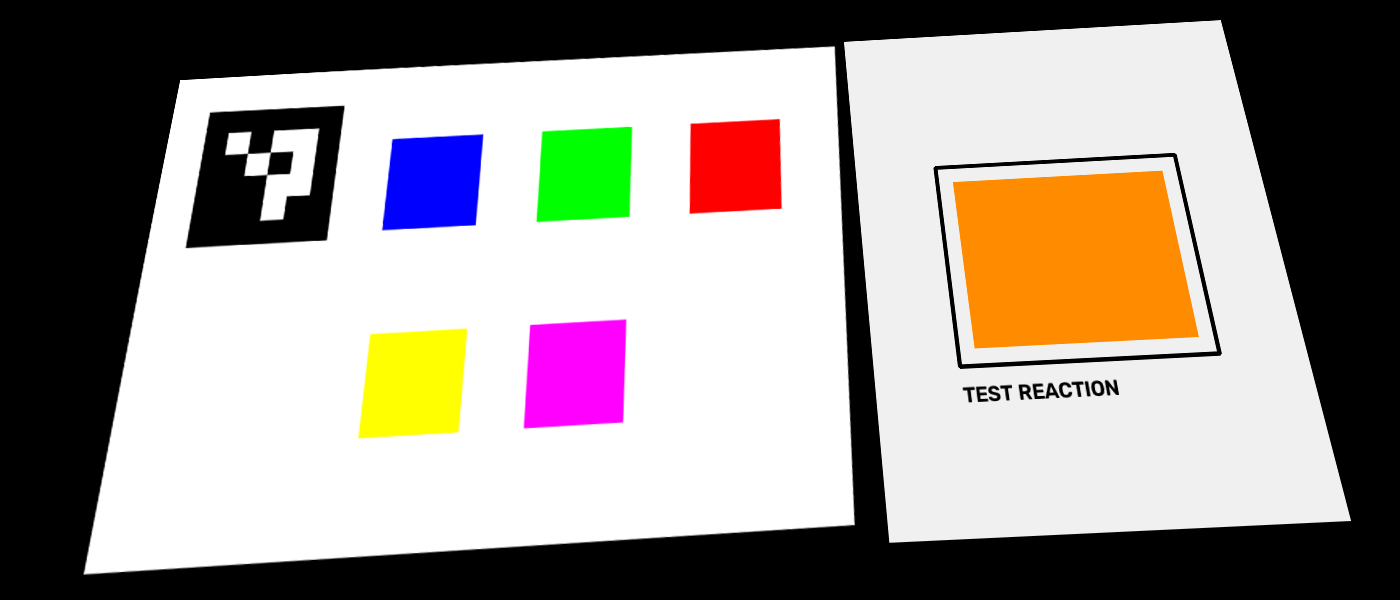
#> input picture distorted_3_strong.png, 1400 x 600 px, found by its file name
$ python test_reaction_normalize.py
#> lines starting #> are read from the running program, lines starting #| are printed output that depends on the picture; after the words box and inside, x2 and y2 are one past the last pixel; in counts of white or black regions, pixels touching at a corner belong together
### cv/reference_card.py
import cv2
import numpy as np


# --------------------------------------------------
# Configuration
# --------------------------------------------------

ARUCO_DICTIONARY = cv2.aruco.DICT_4X4_50

CANONICAL_WIDTH = 900
CANONICAL_HEIGHT = 600


# --------------------------------------------------
# ArUco marker detection
# --------------------------------------------------

def detect_marker(image):
    """
    Detect the ArUco marker used to locate the reference card.

    Returns:
        corners: detected marker corners
        ids: detected marker IDs
    """

    dictionary = cv2.aruco.getPredefinedDictionary(
        ARUCO_DICTIONARY
    )

    detector = cv2.aruco.ArucoDetector(dictionary)

    corners, ids, _ = detector.detectMarkers(image)

    return corners, ids


# --------------------------------------------------
# Perspective correction
# --------------------------------------------------

# [58 lines left out: functions create_canonical_card, process_reference_card, not called in this run]

### cv/reaction_container.py
import cv2
import numpy as np

from reference_card import detect_marker


def detect_reaction_container(image):

    # --------------------------------------------------
    # 1. Detect the ArUco marker
    # --------------------------------------------------

    marker_corners, marker_ids = detect_marker(image)

    marker_center = None

    if marker_ids is not None:

        marker_points = marker_corners[0][0]

        marker_center = np.mean(
            marker_points,
            axis=0
        )


    # --------------------------------------------------
    # 2. Convert image to binary
    # --------------------------------------------------

    gray = cv2.cvtColor(
        image,
        cv2.COLOR_BGR2GRAY
    )

    _, binary = cv2.threshold(
        gray,
        80,
        255,
        cv2.THRESH_BINARY_INV
    )


    # --------------------------------------------------
    # 3. Find contours + hierarchy
    # --------------------------------------------------

    contours, hierarchy = cv2.findContours(
        binary,
        cv2.RETR_TREE,
        cv2.CHAIN_APPROX_SIMPLE
    )

    if hierarchy is None:
        return None

    hierarchy = hierarchy[0]


    # --------------------------------------------------
    # 4. Print hierarchy for debugging
    # --------------------------------------------------

    print("\n--- CONTOUR HIERARCHY ---")

    for i, h in enumerate(hierarchy):

        print(
            f"Contour {i}: "
            f"next={h[0]}, "
            f"previous={h[1]}, "
            f"child={h[2]}, "
            f"parent={h[3]}"
        )


    # --------------------------------------------------
    # 5. Find quadrilateral candidates
    # --------------------------------------------------

    candidates = []

    image_height, image_width = image.shape[:2]

    image_area = image_height * image_width


    for index, contour in enumerate(contours):

        # ----------------------------------------------
        # Area
        # ----------------------------------------------

        area = cv2.contourArea(contour)

        if area < 20000:
            continue

        # Reject contours that are almost the
        # entire camera image.

        if area > image_area * 0.8:
            continue


        # ----------------------------------------------
        # Polygon approximation
        # ----------------------------------------------

        perimeter = cv2.arcLength(
            contour,
            True
        )

        polygon = cv2.approxPolyDP(
            contour,
            0.02 * perimeter,
            True
        )

        # We want a quadrilateral.

        if len(polygon) != 4:
            continue


        polygon = polygon.reshape(
            4,
            2
        )


        # ----------------------------------------------
        # Bounding box
        # ----------------------------------------------

        x, y, w, h = cv2.boundingRect(
            polygon
        )

        if w < 150 or h < 100:
            continue


        # ----------------------------------------------
        # Reject candidates touching image borders
        # ----------------------------------------------

        if x <= 2 or y <= 2:
            continue

        if x + w >= image_width - 2:
            continue

        if y + h >= image_height - 2:
            continue


        # ----------------------------------------------
        # Reject reference-card candidates
        #
        # If the candidate contains the ArUco marker,
        # it belongs to the reference-card region.
        # ----------------------------------------------

        if marker_center is not None:

            inside = cv2.pointPolygonTest(
                polygon.astype(np.float32),
                (
                    float(marker_center[0]),
                    float(marker_center[1])
                ),
                False
            )

            if inside >= 0:
                continue


        # ----------------------------------------------
        # Store candidate
        # ----------------------------------------------

        candidates.append(
            (
                area,
                polygon,
                index
            )
        )


    # --------------------------------------------------
    # 6. No candidates
    # --------------------------------------------------

    if not candidates:

        print("\n❌ No reaction candidates found.")

        return None


    # --------------------------------------------------
    # 7. Print candidates
    # --------------------------------------------------

    print("\n--- CANDIDATES ---")

    for i, candidate in enumerate(candidates):

        area, polygon, contour_index = candidate

        x, y, w, h = cv2.boundingRect(
            polygon
        )

        print(
            f"Candidate {i}: "
            f"contour={contour_index}, "
            f"area={area:.0f}, "
            f"bbox=({x},{y},{w},{h}), "
            f"corners={polygon.tolist()}"
        )


    # --------------------------------------------------
    # 8. Candidate scoring
    # --------------------------------------------------

    def candidate_score(candidate):

        area, polygon, contour_index = candidate

        x, y, w, h = cv2.boundingRect(
            polygon
        )

        # ----------------------------------------------
        # Size score
        # ----------------------------------------------

        area_ratio = area / image_area

        size_score = min(
            area_ratio / 0.15,
            1.0
        )


        # ----------------------------------------------
        # Edge-distance score
        # ----------------------------------------------

        edge_margin = min(
            x,
            y,
            image_width - (x + w),
            image_height - (y + h)
        )

        edge_score = min(
            edge_margin / 50.0,
            1.0
        )


        # ----------------------------------------------
        # Final score
        # ----------------------------------------------

        score = (
            size_score * 0.7
            +
            edge_score * 0.3
        )

        return score


    # --------------------------------------------------
    # 9. Select best candidate
    # --------------------------------------------------

    best = max(
        candidates,
        key=candidate_score
    )

    _, best_polygon, _ = best


    # --------------------------------------------------
    # 10. Return reaction container corners
    # --------------------------------------------------

    return best_polygon.astype(
        np.int32
    )

### cv/reaction_normalize.py
import cv2
import numpy as np


NORMALIZED_WIDTH = 400
NORMALIZED_HEIGHT = 500


def order_corners(points):

    points = np.asarray(
        points,
        dtype=np.float32
    )

    ordered = np.zeros(
        (4, 2),
        dtype=np.float32
    )

    sums = points.sum(axis=1)
    differences = np.diff(
        points,
        axis=1
    ).reshape(-1)

    # Top-left
    ordered[0] = points[np.argmin(sums)]

    # Top-right
    ordered[1] = points[np.argmin(differences)]

    # Bottom-right
    ordered[2] = points[np.argmax(sums)]

    # Bottom-left
    ordered[3] = points[np.argmax(differences)]

    return ordered


def normalize_reaction(
    image,
    reaction_corners
):

    source = order_corners(
        reaction_corners
    )

    destination = np.array(
        [
            [0, 0],
            [NORMALIZED_WIDTH - 1, 0],
            [NORMALIZED_WIDTH - 1, NORMALIZED_HEIGHT - 1],
            [0, NORMALIZED_HEIGHT - 1]
        ],
        dtype=np.float32
    )

    transform = cv2.getPerspectiveTransform(
        source,
        destination
    )

    normalized = cv2.warpPerspective(
        image,
        transform,
        (
            NORMALIZED_WIDTH,
            NORMALIZED_HEIGHT
        )
    )

    return normalized

### cv/test_reaction_normalize.py
import cv2

from reaction_container import detect_reaction_container
from reaction_normalize import normalize_reaction


image = cv2.imread(
    "distorted_3_strong.png"
)
#> image is the input picture: shape (600, 1400, 3); mean B, G, R 141.2, 147.3, 155.3

if image is None:
    raise FileNotFoundError(
        "Could not find distorted_2_tilted.png"
    )


corners = detect_reaction_container(
    image
)
#> in detect_marker, `corners, ids, _ = detector.detectMarkers(image)`: corners = ([[210, 112], [344, 106], [325, 240], [185, 247]],); ids = [0]
#> in detect_reaction_container, `marker_corners, marker_ids = detect_marker(image)`: marker_corners has the same summary as corners in detect_marker
#> in detect_reaction_container, `marker_points = marker_corners[0][0]`: marker_points = [[210, 112], [344, 106], [325, 240], [185, 247]]
#> in detect_reaction_container, `marker_center = np.mean( marker_points, axis=0 )`: marker_center = [266, 176.2]
#> in detect_reaction_container, `gray = cv2.cvtColor( image, cv2.COLOR_BGR2GRAY )`:
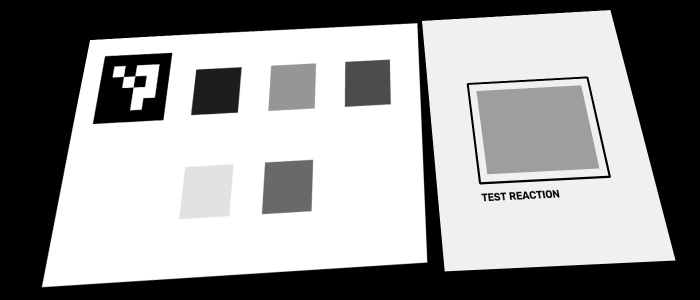
#> gray: shape (600, 1400) (shown at 1/2 size); min 0, max 255, mean 149
#> in detect_reaction_container, `_, binary = cv2.threshold( gray, 80, 255, cv2.THRESH_BINARY_INV )`:
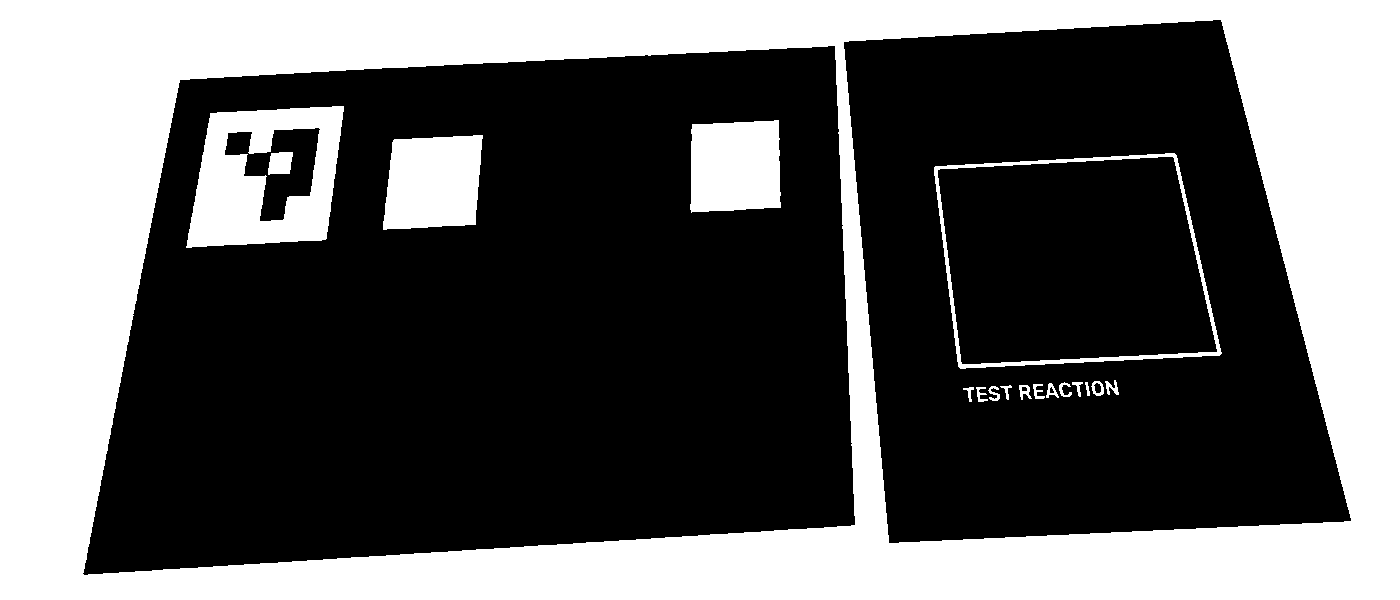
#> binary: shape (600, 1400); 37.6% white; 18 white regions
#> in detect_reaction_container, `contours, hierarchy = cv2.findContours( binary, cv2.RETR_TREE, cv2.CHA..`: contours = 25 contours; largest, box (x1, y1, x2, y2) and area: (0, 0, 1400, 600) 838001, (82, 45, 856, 576) 347436, (843, 19, 1352, 544) 213112, (934, 153, 1222, 369) 51348, (937, 156, 1218, 365) 48734
#> the loop in detect_reaction_container, `for i, h in enumerate(hierarchy): ` made 25 passes
#> h on passes 1 to 8: [-1, -1, 1, -1], [7, -1, 2, 0], [3, -1, -1, 1], [4, 2, -1, 1], [-1, 3, 5, 1], [-1, -1, 6, 4], [-1, -1, -1, 5], [-1, 1, 8, 0]
#> (printed output is left out)
#> the loop in detect_reaction_container, `for index, contour in enumerate(contours):` made 25 passes
#> (area, perimeter, polygon, x, y, w, h, inside) on passes 2, 8, 24, 25: (347436, 2489.5, [[835, 46], [854, 525], [82, 573], [180, 79]], 82, 46, 773, 528, 1), (213111.5, 1933.4, [[1220, 19], [1351, 520], [889, 543], [843, 42]], 843, 19, 509, 525, -1), (51348, 944.2, [[1176, 155], [935, 166], [958, 366], [1219, 355]], 935, 155, 285, 212, -1), (48734.5, 919.2, [[1174, 158], [1216, 352], [961, 363], [938, 169]], 938, 158, 279, 206, -1)
#> after the loop in detect_reaction_container, `for index, contour in enumerate(contours):`: candidates = [(213111.5, [[1220, 19], [1351, 520], [889, 543], [843, 42]], 7), (51348, [[1176, 155], [935, 166], [958, 366], [1219, 355]], 23), (48734.5, [[1174, 158], [1216, 352], [961, 363], [938, 169]], 24)]
#> the loop in detect_reaction_container, `for i, candidate in enumerate(candidates): ` made 3 passes
#> (area, polygon, contour_index, x, y, w, h) on passes 1 to 3: (213111.5, [[1220, 19], [1351, 520], [889, 543], [843, 42]], 7, 843, 19, 509, 525), (51348, [[1176, 155], [935, 166], [958, 366], [1219, 355]], 23, 935, 155, 285, 212), (48734.5, [[1174, 158], [1216, 352], [961, 363], [938, 169]], 24, 938, 158, 279, 206)
#> (printed output is left out)
#> in candidate_score, `area, polygon, contour_index = candidate`: area = 213111.5; polygon = [[1220, 19], [1351, 520], [889, 543], [843, 42]]; contour_index = 7
#> in candidate_score, `x, y, w, h = cv2.boundingRect( polygon )`: x = 843; y = 19; w = 509; h = 525
#> in candidate_score, `area_ratio = area / image_area`: area_ratio = 0.254
#> in candidate_score, `size_score = min( area_ratio / 0.15, 1.0 )`: size_score = 1
#> in candidate_score, `edge_margin = min( x, y, image_width - (x + w), image_height - (y + h) )`: edge_margin = 19
#> in candidate_score, `edge_score = min( edge_margin / 50.0, 1.0 )`: edge_score = 0.38
#> in candidate_score, `score = ( size_score * 0.7 + edge_score * 0.3 )`: score = 0.814
#> in detect_reaction_container, `best = max( candidates, key=candidate_score )`: best = (213111.5, [[1220, 19], [1351, 520], [889, 543], [843, 42]], 7)
#> in detect_reaction_container, `_, best_polygon, _ = best`: best_polygon = [[1220, 19], [1351, 520], [889, 543], [843, 42]]
#> corners = [[1220, 19], [1351, 520], [889, 543], [843, 42]]

if corners is None:
    raise RuntimeError(
        "Reaction container was not detected."
    )


normalized = normalize_reaction(
    image,
    corners
)
#> in order_corners, `sums = points.sum(axis=1)`: sums = [1239, 1871, 1432, 885]
#> in order_corners, `differences = np.diff( points, axis=1 ).reshape(-1)`: differences = [-1201, -831, -346, -801]
#> in normalize_reaction, `source = order_corners( reaction_corners )`: source = [[843, 42], [1220, 19], [1351, 520], [889, 543]]
#> in normalize_reaction, `destination = np.array( [ [0, 0], [NORMALIZED_WIDTH - 1, 0], [NORMALIZ..`: destination = [[0, 0], [399, 0], [399, 499], [0, 499]]
#> in normalize_reaction, `transform = cv2.getPerspectiveTransform( source, destination )`: transform = [[1.13, -0.104, -947.2], [0.0785, 1.29, -120.3], [5.22e-05, 0.000466, 1]]
#> in normalize_reaction, `normalized = cv2.warpPerspective( image, transform, ( NORMALIZED_WIDTH..`:
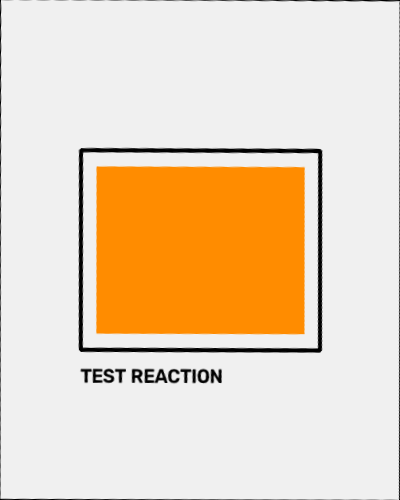
#> normalized: shape (500, 400, 3); mean B, G, R 191.4, 215.8, 235.8


cv2.imwrite(
    "normalized_reaction.png",
    normalized
)


print(
    "Saved: normalized_reaction.png"
)

print(
    "Normalized size:",
    normalized.shape
)
#| Normalized size: (500, 400, 3)
